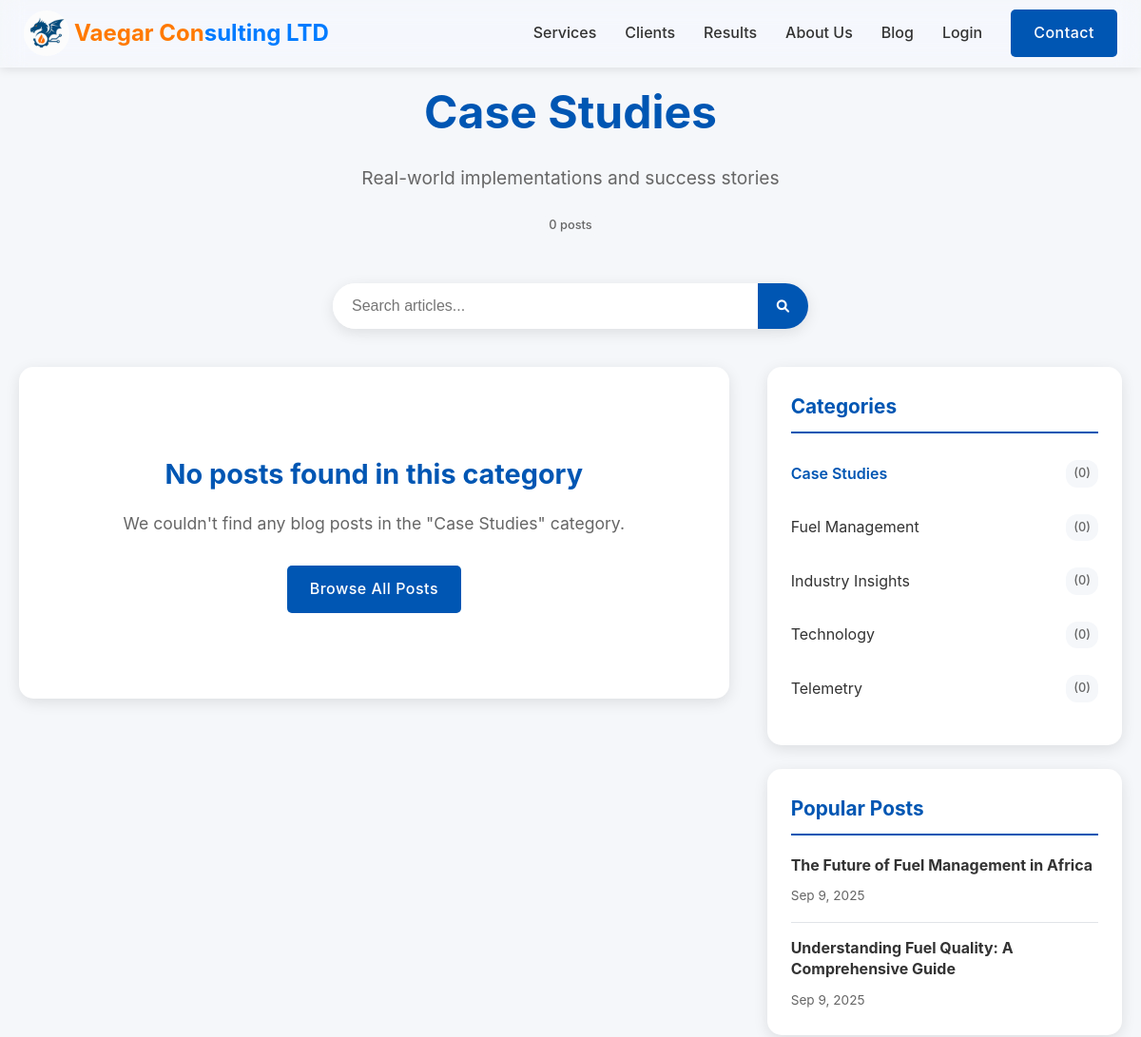
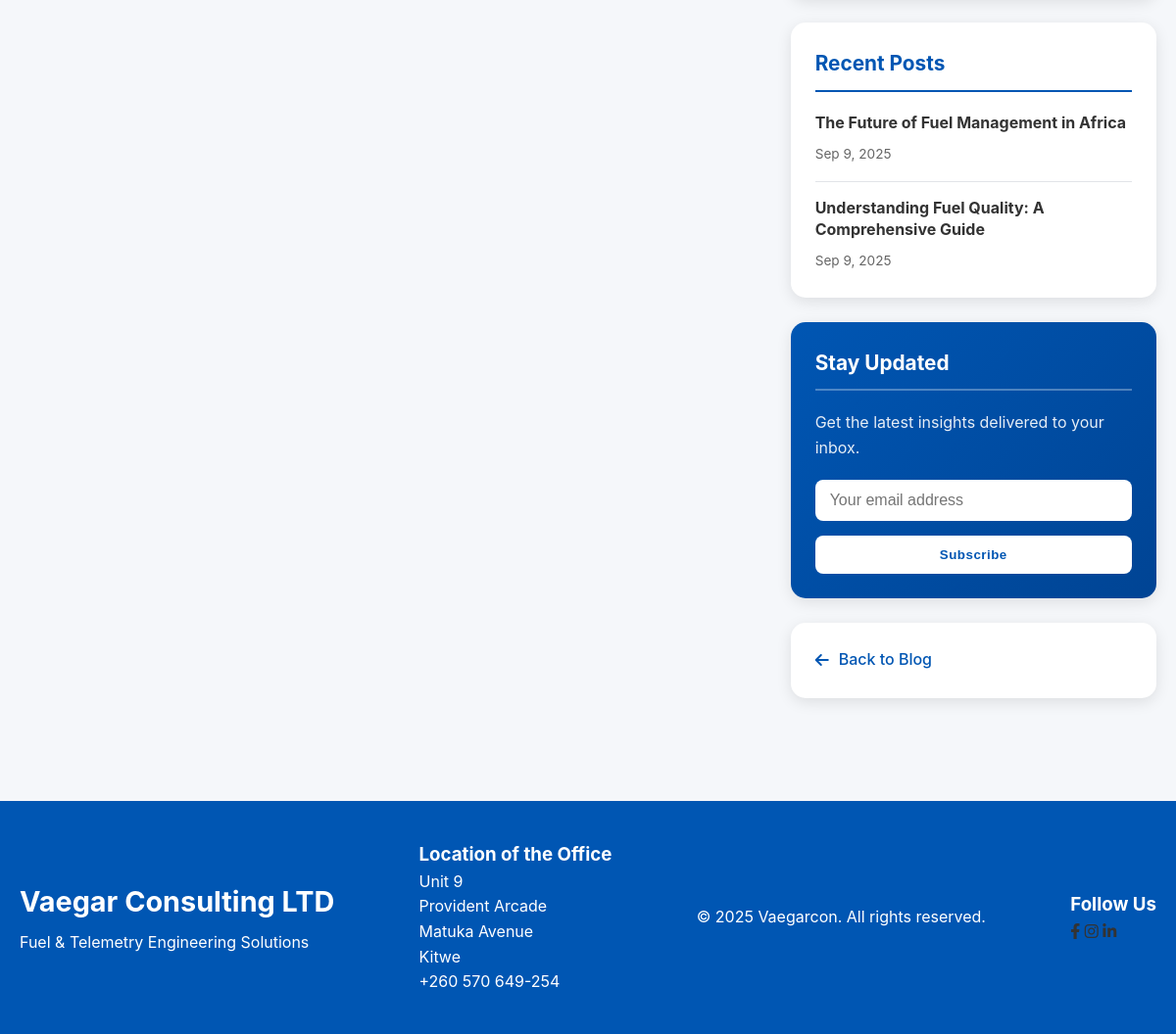
The app's page /blog/category/case-studies with its own data (2 pictures, top to bottom).
### tables this page shows
CREATE TABLE IF NOT EXISTS blog_categories (
    id INT AUTO_INCREMENT PRIMARY KEY,
    name VARCHAR(100) NOT NULL,
    slug VARCHAR(100) NOT NULL UNIQUE,
    description TEXT,
    parent_id INT NULL,
    created_at DATETIME NOT NULL,
    FOREIGN KEY (parent_id) REFERENCES blog_categories(id) ON DELETE SET NULL
);

CREATE TABLE IF NOT EXISTS blog_posts (
    id INT AUTO_INCREMENT PRIMARY KEY,
    title VARCHAR(255) NOT NULL,
    slug VARCHAR(255) NOT NULL UNIQUE,
    excerpt TEXT,
    content LONGTEXT NOT NULL,
    featured_image VARCHAR(255),
    author_id INT,
    status ENUM('draft', 'published', 'archived') DEFAULT 'draft',
    published_at DATETIME,
    created_at DATETIME NOT NULL,
    updated_at DATETIME NOT NULL,
    meta_title VARCHAR(255),
    meta_description TEXT,
    tags VARCHAR(500),
    view_count INT DEFAULT 0,
    FOREIGN KEY (author_id) REFERENCES users(id) ON DELETE SET NULL
);

### controllers/BlogController.php (called while the page is built, shortened)
<?php
require_once CONTROLLERS_PATH . '/BaseController.php';
class BlogController extends BaseController {
    private $blogModel;
    public function __construct() {
        $this->blogModel = $this->loadModel('BlogModel');
    }
    public function category($categorySlug = null) {
        $totalPosts = $this->blogModel->getTotalPublishedPosts($categorySlug);
        $categories = $this->blogModel->getAllCategories();
        foreach ($categories as $cat) {
            if ($cat['slug'] === $categorySlug) {
                $currentCategory = $cat;
                break;
            }
        }
        $popularPosts = $this->blogModel->getPopularPosts(5);
        $recentPosts = $this->blogModel->getRecentPosts(5);
        $this->render('blog/category');
    }
}
?>

### includes/router.php (called while the page is built, shortened)
<?php
class Router {
    private $action;
    private $params = [];
    private function parseUrl() {
        $path = '';
        if (!empty($_SERVER['PATH_INFO'])) {
            $path = $_SERVER['PATH_INFO'];
        } elseif (!empty($_SERVER['ORIG_PATH_INFO']) && $_SERVER['ORIG_PATH_INFO'] !== '/index.php') {
            $path = $_SERVER['ORIG_PATH_INFO'];
        }
        $path = ltrim($path, '/');
        $parts = explode('/', $path);
        $this->action = isset($parts[1]) && !empty($parts[1]) ? $parts[1] : DEFAULT_ACTION;
        $this->params = array_slice($parts, 2);
    }
    public function route() {
        $controller = new $controllerName();
        call_user_func_array([$controller, $this->action], $this->params);
    }
}
?>

### index.php (called while the page is built, shortened)
<?php
require_once 'includes/db.php';
require_once 'includes/router.php';
$router = new Router();
$router->route();
?>

### includes/db.php (called while the page is built, shortened)
<?php
class Database {
    private static $instance = null;
    private $connection;
    private function __construct() {
        $this->connection = new mysqli(DB_HOST, DB_USER, DB_PASS, DB_NAME);
        $this->connection->set_charset("utf8");
    }
    public static function getInstance() {
        if (self::$instance === null) {
            self::$instance = new self();
        }
        return self::$instance;
    }
    public function getConnection() {
        return $this->connection;
    }
}
?>

### models/BlogModel.php (called while the page is built, shortened)
<?php
class BlogModel {
    private $db;
    public function __construct($db) {
        $this->db = $db;
    }
    public function getTotalPublishedPosts($category = null) {
        $sql = "SELECT COUNT(DISTINCT p.id) as total
                FROM blog_posts p
                LEFT JOIN blog_post_categories pc ON p.id = pc.post_id
                LEFT JOIN blog_categories c ON pc.category_id = c.id
                WHERE p.status = 'published'";
        if ($category) {
            $sql .= " AND c.slug = ?";
        }
        $stmt = $this->db->prepare($sql);
        if ($category) {
            $stmt->bind_param("s", $category);
        }
        $stmt->execute();
        $result = $stmt->get_result();
        $row = $result->fetch_assoc();
        return $row['total'];
    }
    public function getAllCategories() {
        $sql = "SELECT c.*, COUNT(pc.post_id) as post_count
                FROM blog_categories c
                LEFT JOIN blog_post_categories pc ON c.id = pc.category_id
                LEFT JOIN blog_posts p ON pc.post_id = p.id AND p.status = 'published'
                GROUP BY c.id
                ORDER BY c.name ASC";
        $result = $this->db->query($sql);
        $categories = [];
        while ($row = $result->fetch_assoc()) {
            $categories[] = $row;
        }
        return $categories;
    }
    public function getPopularPosts($limit = 5) {
        $sql = "SELECT p.*, u.username as author_name
                FROM blog_posts p
                LEFT JOIN users u ON p.author_id = u.id
                WHERE p.status = 'published'
                ORDER BY p.view_count DESC, p.published_at DESC
                LIMIT ?";
        $stmt = $this->db->prepare($sql);
        $stmt->bind_param("i", $limit);
        $stmt->execute();
        $result = $stmt->get_result();
        $posts = [];
        while ($row = $result->fetch_assoc()) {
            $posts[] = $row;
        }
        return $posts;
    }
    public function getRecentPosts($limit = 5) {
        $sql = "SELECT p.*, u.username as author_name
                FROM blog_posts p
                LEFT JOIN users u ON p.author_id = u.id
                WHERE p.status = 'published'
                ORDER BY p.published_at DESC
                LIMIT ?";
        $stmt = $this->db->prepare($sql);
        $stmt->bind_param("i", $limit);
        $stmt->execute();
        $result = $stmt->get_result();
        $posts = [];
        while ($row = $result->fetch_assoc()) {
            $posts[] = $row;
        }
        return $posts;
    }
}
?>

### views/blog/category.php (the view, shortened to what this page needs)
<?php include VIEWS_PATH . '/layouts/header.php'; ?>
<div class="blog-container">
    <div class="container">
        <div class="blog-header">
            <h1><?php echo htmlspecialchars($currentCategory['name']); ?></h1>
            <p><?php echo htmlspecialchars($currentCategory['description']); ?></p>
            <div class="category-stats">
                <span class="post-count"><?php echo $totalPosts; ?> post<?php echo $totalPosts != 1 ? 's' : ''; ?></span>
            </div>
        </div>
        <div class="blog-search">
            <form action="/blog/search" method="GET" class="search-form">
                <div class="search-input-group">
                    <input type="text" name="q" placeholder="Search articles..." required>
                    <button type="submit" class="search-btn">
                        <i class="fas fa-search"></i>
                    </button>
                </div>
            </form>
        </div>
        <div class="blog-content">
            <div class="blog-main">
                <?php if (empty($posts)): ?>
                    <div class="no-posts">
                        <h3>No posts found in this category</h3>
                        <p>We couldn't find any blog posts in the "<?php echo htmlspecialchars($currentCategory['name']); ?>" category.</p>
                        <a href="/blog" class="btn-primary">Browse All Posts</a>
                    </div>
                <?php endif; ?>
            </div>
            <aside class="blog-sidebar">
                <div class="sidebar-widget">
                    <h3>Categories</h3>
                    <ul class="category-list">
                        <?php foreach ($categories as $category): ?>
                            <li class="<?php echo $category['slug'] === $currentCategory['slug'] ? 'current-category' : ''; ?>">
                                <a href="/blog/category/<?php echo htmlspecialchars($category['slug']); ?>">
                                    <?php echo htmlspecialchars($category['name']); ?>
                                    <span class="post-count">(<?php echo $category['post_count']; ?>)</span>
                                </a>
                            </li>
                        <?php endforeach; ?>
                    </ul>
                </div>
                <?php if (!empty($popularPosts)): ?>
                    <div class="sidebar-widget">
                        <h3>Popular Posts</h3>
                        <div class="popular-posts">
                            <?php foreach ($popularPosts as $post): ?>
                                <div class="popular-post">
                                    <h4>
                                        <a href="/blog/post/<?php echo htmlspecialchars($post['slug']); ?>">
                                            <?php echo htmlspecialchars($post['title']); ?>
                                        </a>
                                    </h4>
                                    <span class="post-date">
                                        <?php echo date('M j, Y', strtotime($post['published_at'])); ?>
                                    </span>
                                </div>
                            <?php endforeach; ?>
                        </div>
                    </div>
                <?php endif; ?>
                <?php if (!empty($recentPosts)): ?>
                    <div class="sidebar-widget">
                        <h3>Recent Posts</h3>
                        <div class="recent-posts">
                            <?php foreach ($recentPosts as $post): ?>
                                <div class="recent-post">
                                    <h4>
                                        <a href="/blog/post/<?php echo htmlspecialchars($post['slug']); ?>">
                                            <?php echo htmlspecialchars($post['title']); ?>
                                        </a>
                                    </h4>
                                    <span class="post-date">
                                        <?php echo date('M j, Y', strtotime($post['published_at'])); ?>
                                    </span>
                                </div>
                            <?php endforeach; ?>
                        </div>
                    </div>
                <?php endif; ?>
                <div class="sidebar-widget newsletter-widget">
                    <h3>Stay Updated</h3>
                    <p>Get the latest insights delivered to your inbox.</p>
                    <form class="newsletter-form">
                        <input type="email" placeholder="Your email address" required>
                        <button type="submit" class="btn-primary">Subscribe</button>
                    </form>
                </div>
                <div class="sidebar-widget">
                    <a href="/blog" class="back-to-blog">
                        <i class="fas fa-arrow-left"></i> Back to Blog
                    </a>
                </div>
            </aside>
        </div>
    </div>
</div>
<?php include VIEWS_PATH . '/layouts/footer.php'; ?>

### css/styles.css (style rules this page uses)
* { margin: 0; padding: 0; box-sizing: border-box; }
:root { --primary-color: #0056b3; --secondary-color: #004494; --accent-color: #ff6b00; --text-color: #333; --light-text: #fff; --light-bg: #f5f7fa; --dark-bg: #1a2b3c; --border-color: #e1e4e8; --success-color: #28a745; --error-color: #dc3545; --gradient-start: #0056b3; --gradient-end: #00a0e9; }
body { font-family: 'Inter', 'sans-serif','Segoe UI', Tahoma, Geneva, Verdana, sans-serif; line-height: 1.6; color: #333; background-color: #fff; }
.container { width: 100%; max-width: 1200px; margin: 0 auto; padding: 0 20px; }
a { text-decoration: none; color: #333; transition: all 0.3s ease; }
ul { list-style: none; }
.btn-primary { display: inline-block; background-color: #0056b3; color: #fff; padding: 12px 24px; border-radius: 5px; transition: all 0.3s ease; font-weight: 500; letter-spacing: 0.5px; }
.blog-container { padding: 80px 0; background-color: var(--light-bg); min-height: 100vh; }
.blog-header { text-align: center; margin-bottom: 50px; }
.blog-header h1 { font-size: 3rem; color: var(--primary-color); margin-bottom: 15px; }
.blog-header p { font-size: 1.2rem; color: #666; max-width: 700px; margin: 0 auto; }
.category-stats { margin-top: 20px; }
.post-count { background: var(--primary-color); color: white; padding: 8px 16px; border-radius: 20px; font-size: 0.9rem; font-weight: 500; }
.blog-search { margin-bottom: 40px; }
.search-form { max-width: 500px; margin: 0 auto; }
.search-input-group { display: flex; background: white; border-radius: 50px; box-shadow: 0 4px 15px rgba(0, 0, 0, 0.1); overflow: hidden; }
.search-input-group input { flex: 1; border: none; padding: 15px 20px; font-size: 1rem; outline: none; }
.search-btn { background: var(--primary-color); color: white; border: none; padding: 15px 20px; cursor: pointer; transition: background-color 0.3s ease; }
.blog-content { display: grid; grid-template-columns: 2fr 1fr; gap: 40px; align-items: start; }
.blog-main { background: white; border-radius: 15px; padding: 30px; box-shadow: 0 4px 15px rgba(0, 0, 0, 0.1); }
.blog-sidebar { position: sticky; top: 100px; }
.sidebar-widget { background: white; border-radius: 15px; padding: 25px; margin-bottom: 25px; box-shadow: 0 4px 15px rgba(0, 0, 0, 0.1); }
.sidebar-widget h3 { color: var(--primary-color); margin-bottom: 20px; font-size: 1.3rem; border-bottom: 2px solid var(--primary-color); padding-bottom: 10px; }
.category-list { list-style: none; }
.category-list li { margin-bottom: 12px; }
.category-list a { display: flex; justify-content: space-between; align-items: center; color: var(--text-color); padding: 8px 0; transition: color 0.3s ease; }
.category-list .current-category a { color: var(--primary-color); font-weight: 600; }
.post-count { background: var(--light-bg); color: #666; padding: 4px 8px; border-radius: 12px; font-size: 0.8rem; }
.popular-posts, .recent-posts { display: flex; flex-direction: column; gap: 15px; }
.popular-post, .recent-post { padding-bottom: 15px; border-bottom: 1px solid var(--border-color); }
.popular-post:last-child, .recent-post:last-child { border-bottom: none; padding-bottom: 0; }
.popular-post h4, .recent-post h4 { margin-bottom: 8px; line-height: 1.4; }
.popular-post a, .recent-post a { color: var(--text-color); transition: color 0.3s ease; }
.post-date { font-size: 0.85rem; color: #666; }
.newsletter-widget { background: linear-gradient(135deg, var(--primary-color), var(--secondary-color)); color: white; }
.newsletter-widget h3 { color: white; border-bottom-color: rgba(255, 255, 255, 0.3); }
.newsletter-widget p { margin-bottom: 20px; opacity: 0.9; }
.newsletter-form { display: flex; flex-direction: column; gap: 15px; }
.newsletter-form input { padding: 12px 15px; border: none; border-radius: 8px; font-size: 1rem; }
.newsletter-form .btn-primary { background: white; color: var(--primary-color); border: none; padding: 12px 20px; border-radius: 8px; font-weight: 600; transition: all 0.3s ease; }
.back-to-blog { display: inline-flex; align-items: center; gap: 10px; color: var(--primary-color); font-weight: 500; transition: color 0.3s ease; }
.no-posts { text-align: center; padding: 60px 20px; }
.no-posts h3 { color: var(--primary-color); margin-bottom: 15px; font-size: 1.8rem; }
.no-posts p { color: #666; margin-bottom: 30px; font-size: 1.1rem; }

### records on screen
blog_categories: name "Case Studies", description "Real-world implementations and success stories", post_count "0"
blog_categories: name "Fuel Management", post_count "0"
blog_categories: name "Industry Insights", post_count "0"
blog_categories: name "Technology", post_count "0"
blog_categories: name "Telemetry", post_count "0"
blog_posts: title "The Future of Fuel Management in Africa", published_at "Sep 9, 2025"
blog_posts: title "Understanding Fuel Quality: A Comprehensive Guide", published_at "Sep 9, 2025"

### other values on screen
$totalPosts "0"
